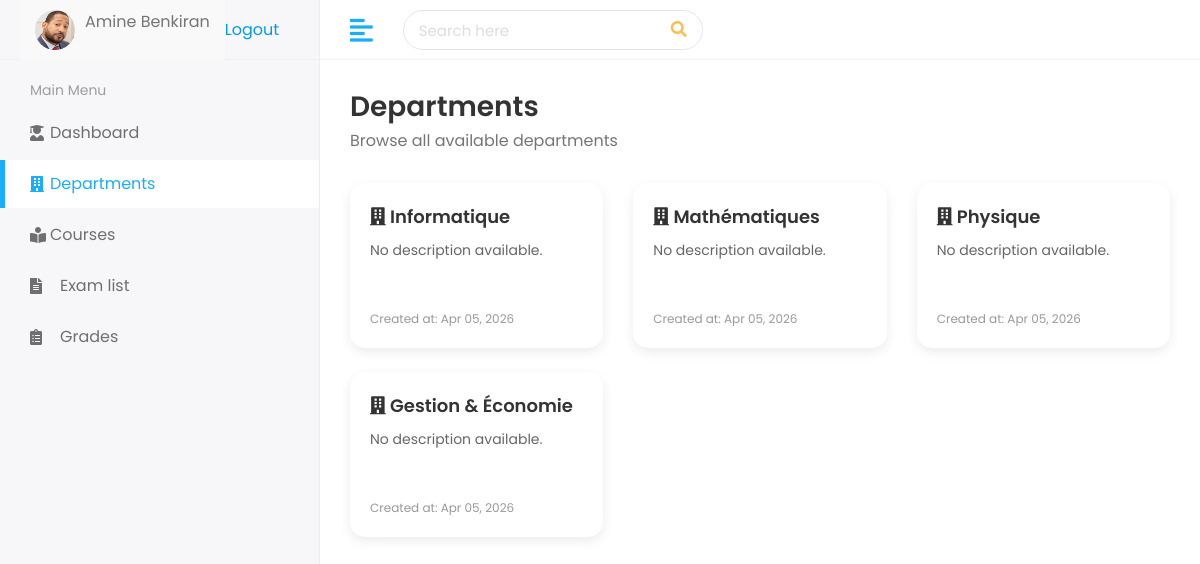
/student/departments/ (signed in), run on an earlier commit of the app's database.
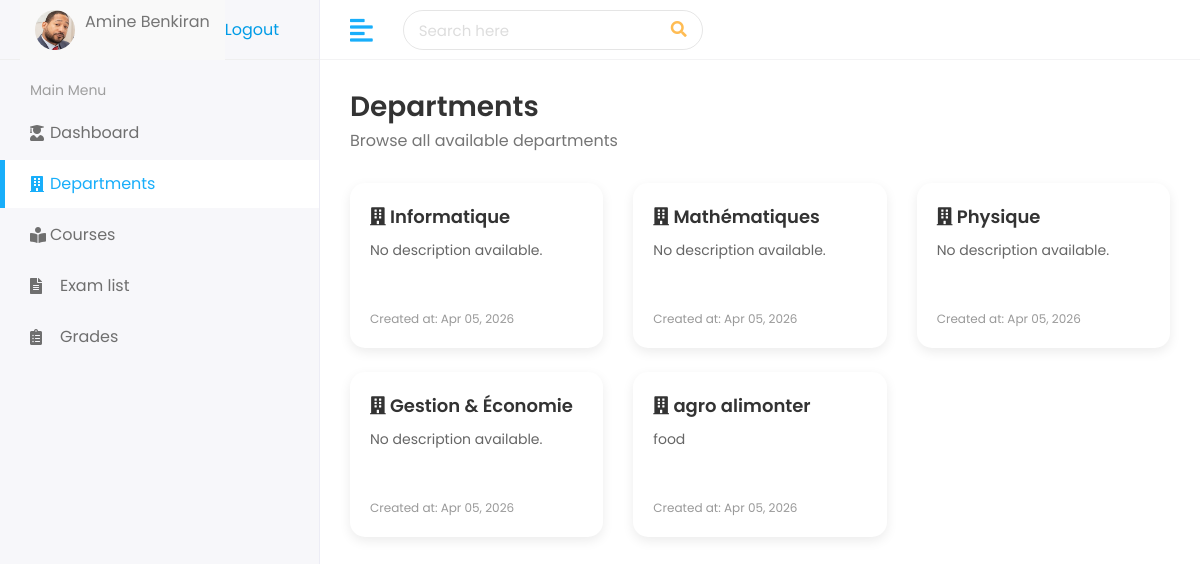
And on a later commit of the database.
### department/models.py (models this page shows, shortened)
class Department(models.Model):
    name        = models.CharField(max_length=100)
    description = models.TextField(blank=True)
    created_at  = models.DateTimeField(auto_now_add=True)
    department_image = models.ImageField(upload_to='photos/',blank=True)

### student/views.py (the view)
# urls.py: path('departments/', views.departmentsve, name='departmentsur'),
def departmentsve(request):
  student = Student.objects.get(user=request.user)
  user=request.user
  departments = Department.objects.all()
  context = {'student': student,
             'departments':departments}
  return render(request,'students/departments.html',context)

### templates/students/departments.html (shortened to what the changed rows need)
{% load static %}
<!DOCTYPE html>
<html lang="en">
   <head>
      <link rel="stylesheet" href="{%static 'assets/plugins/bootstrap/css/bootstrap.min.css' %}">
      <link rel="stylesheet" href="{%static 'assets/plugins/fontawesome/css/fontawesome.min.css' %}">
      <link rel="stylesheet" href="{%static 'assets/plugins/fontawesome/css/all.min.css' %}">
      <link rel="stylesheet" href="{%static 'assets/css/style.css' %}">
    </head>
   <body>
      <div class="main-wrapper">
    <div class="page-wrapper">
        <div class="content container-fluid">
            <div class="row">
                {% for department in departments %}
                <div class="col-xl-4 col-lg-6 col-md-6 mb-4">
                    <div class="dept-card">
                        <div class="dept-title">
                            <i class="fas fa-building"></i> {{ department.name }}
                        </div>
                        <div class="dept-desc">
                            {{ department.description|default:"No description available." }}
                        </div>
                        <div class="dept-date">
                            Created at: {{ department.created_at|date:"M d, Y" }}
                        </div>
                    </div>
                </div>
                {% empty %}
                <div class="col-12">
                    <p>No departments found.</p>
                </div>
                {% endfor %}
            </div>
        </div>
    </div>
</div>
</body>
</html>

What changed in the data, as far as the page shows it:
added Department: name "agro alimonter", description "food", created_at "Apr 05, 2026"
